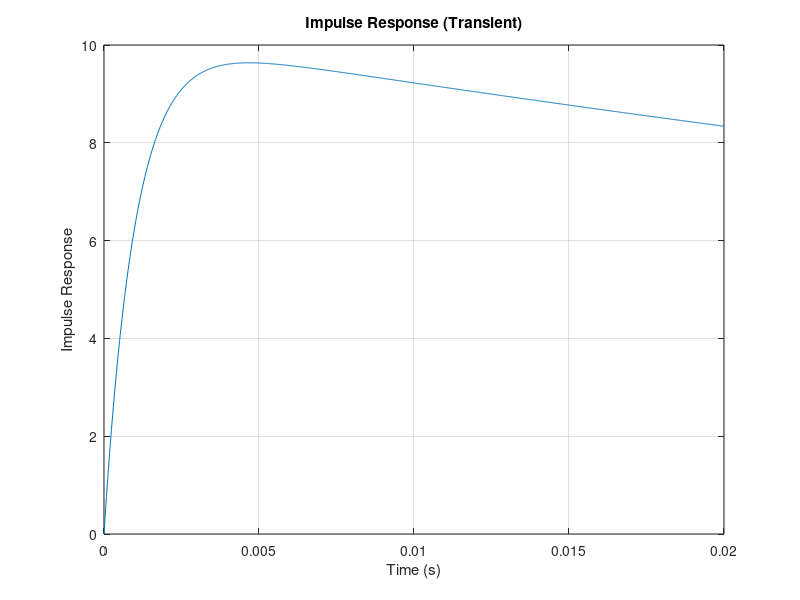
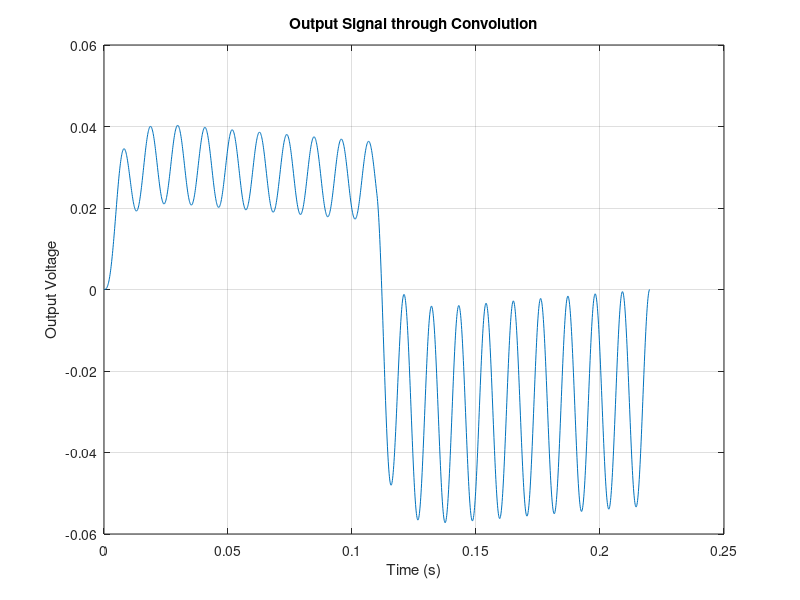
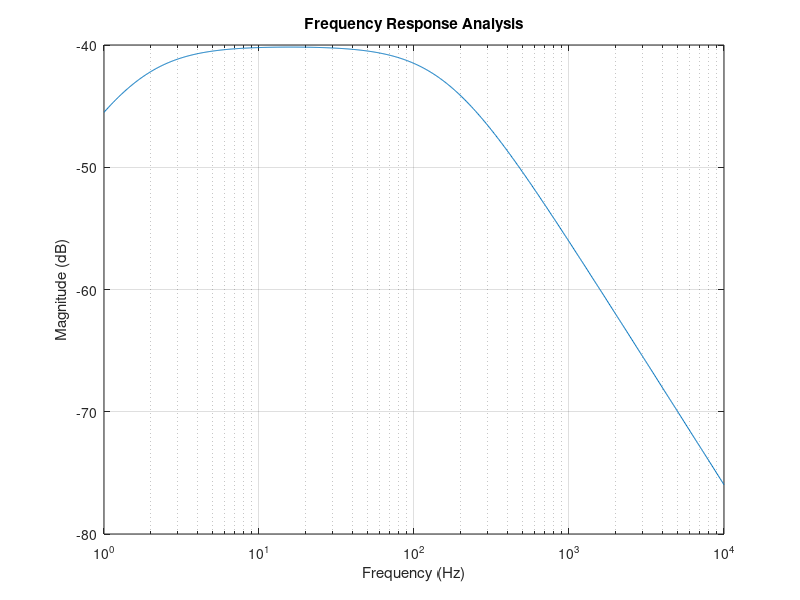
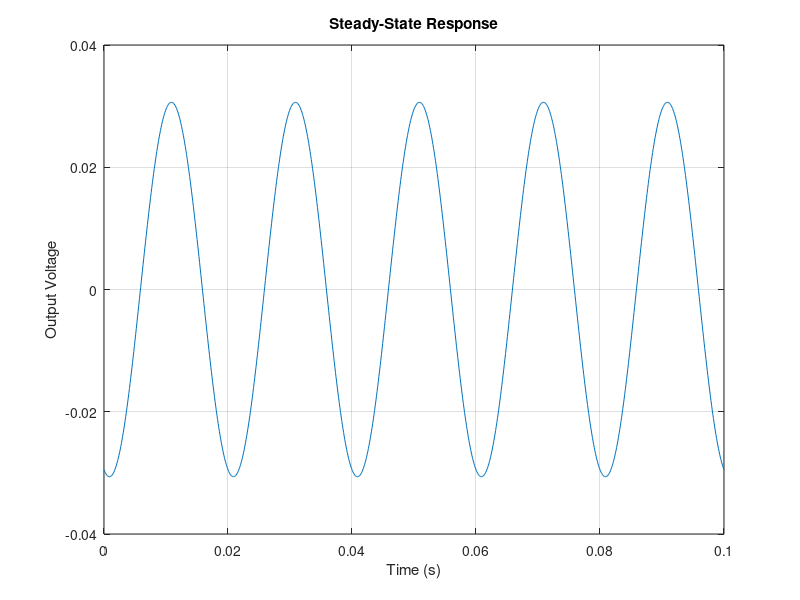

These charts were generated, in order, by the following MATLAB code:
% RLC circuit parameters
R = 100;     % Resistance in ohms
L = 0.1;     % Inductance in henrys
C = 0.001;   % Capacitance in farads
Vm = 1;      % Amplitude of input sinusoidal signal
f = 50;      % Frequency of input sinusoidal signal in Hz
omega = 2*pi*f;

% Time vector for transient response
t_transient = linspace(0, 0.02, 1000);

% Impulse Response (Transient Response)
numerator = [1];
denominator = [L*C, R*C, 1];
impulse_response = impulse(tf(numerator, denominator), t_transient);
figure;
plot(t_transient, impulse_response);
xlabel('Time (s)');
ylabel('Impulse Response');
title('Impulse Response (Transient)');
grid on;

% Generate input signal
t_input = linspace(0, 0.2, 1000);
input_signal = Vm * sin(omega * t_input);

% Convolution with Impulse Response
output_signal = conv(input_signal, impulse_response) * (t_input(2) - t_input(1));
t_output = linspace(0, 0.2 + t_transient(end), length(output_signal));
figure;
plot(t_output, output_signal);
xlabel('Time (s)');
ylabel('Output Voltage');
title('Output Signal through Convolution');
grid on;

% Frequency Response Analysis
frequencies = logspace(0, 4, 1000);
H_freq = zeros(size(frequencies));

for i = 1:length(frequencies)
    w = 2 * pi * frequencies(i);
    H_freq(i) = abs(1 / (R + 1j*w*L - 1 / (1j*w*C)));
end

figure;
semilogx(frequencies, 20*log10(H_freq));
xlabel('Frequency (Hz)');
ylabel('Magnitude (dB)');
title('Frequency Response Analysis');
grid on;

% Resonance Analysis
resonant_freq = 1 / (2*pi*sqrt(L*C)); % Resonant frequency
fprintf('Resonant Frequency: %.2f Hz\n', resonant_freq);

% Steady-State Analysis
steady_state_amplitude = Vm ./ abs(1 - (L*C*omega^2 + 1j*R*C*omega));
steady_state_phase = angle(1 - (L*C*omega^2 + 1j*R*C*omega));
fprintf('Steady-State Amplitude: %.4f\n', steady_state_amplitude);
fprintf('Steady-State Phase: %.4f radians\n', steady_state_phase);

% Plot steady-state response
t_steady = linspace(0, 0.1, 1000); % Time vector
Vout_steady = steady_state_amplitude * sin(omega*t_steady + steady_state_phase);
figure;
plot(t_steady, Vout_steady);
xlabel('Time (s)');
ylabel('Output Voltage');
title('Steady-State Response');
grid on;
